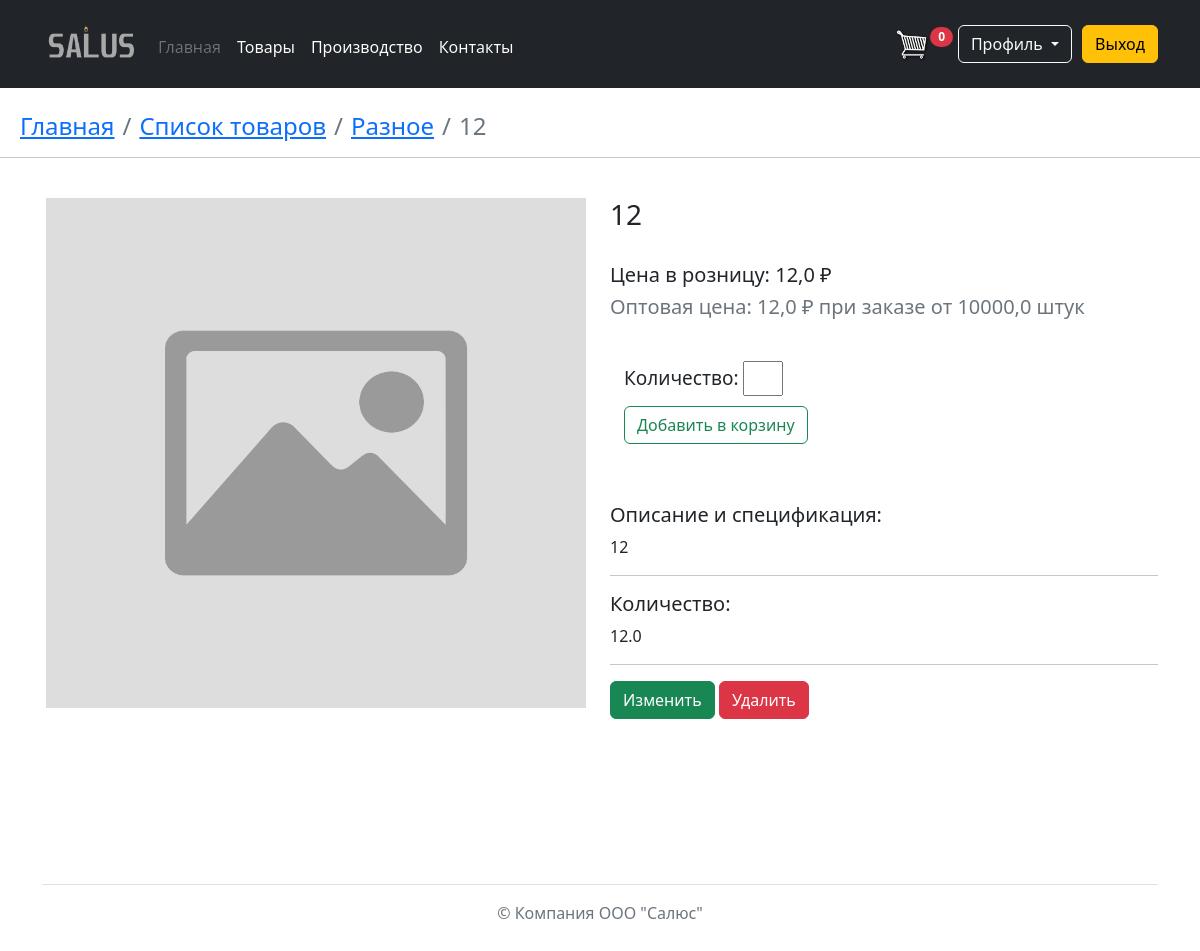
/product/2/ (signed in), run on the app's committed database.
### shop/models.py (models this page shows, shortened)
class Product(models.Model):
    category = models.ForeignKey(Category, related_name='products', on_delete=CASCADE, verbose_name='Категория')
    name = models.CharField(max_length=50, db_index=True, verbose_name='Название товара')
    description = models.TextField(max_length=1000, blank=True, verbose_name='Описание и спецификация')
    price = models.FloatField(validators=[MinValueValidator(Decimal('0.001'))], verbose_name='Цена')
    opt_price = models.FloatField(validators=[MinValueValidator(Decimal('0.01'))], verbose_name='Оптовая цена',  blank=True, null=True)
    opt_price_if = models.FloatField(validators=[MinValueValidator(Decimal('0'))], default=10000, verbose_name='Количество, необходимое для оптовой цены', blank=True, null=True)
    amount = models.FloatField(verbose_name='Количество')
    image = models.ImageField(upload_to='product/%Y/%m/%d', blank=True, null=True, verbose_name='Изображение')
    created = models.DateTimeField(auto_now_add=True)
    uploaded = models.DateTimeField(auto_now=True)
    class Meta:
        ordering = ('name',)
        verbose_name = 'Товар'
        verbose_name_plural = 'Товары'

class Category(models.Model):
    name = models.CharField(max_length=100, db_index=True, unique=True)
    slug = models.SlugField(max_length=100, unique=True)
    class Meta:
        ordering = ('name', )
        verbose_name = 'Категория'
        verbose_name_plural = 'Категории'
    def __str__(self):
        return self.name
    def get_absolute_url(self):
        return reverse('myshop:product_list_by_category', args=[self.slug])

### shop/views.py (the view)
# urls.py: path('<int:id>/', views.product_detail, name='product_detail'),
def product_detail(request, id):
    product = get_object_or_404(Product, id=id)
    cart_product_form = CartAddProductForm()
    return render(request, 'product/detail.html', {'product': product,
                                                        'cart_product_form': cart_product_form})

### cart/forms.py
class CartAddProductForm(forms.Form):
    quantity = forms.IntegerField(min_value= 1, label='Количество', widget=forms.NumberInput(attrs={'class': 'inpt_class'}))
    update = forms.BooleanField(required=False, initial=False, widget=forms.HiddenInput)

### cart/cart.py (called while the page is built)
    def __len__(self):
        return sum(item['quantity'] for item in self.cart.values())

### cart/context_processors.py (called while the page is built)
def cart(request):
    return {'cart': Cart(request)}

### templates/product/detail.html (shortened to what this page needs)
{% extends 'index.html' %}
{% load static %}
{% block container %}
<br>
<h4>
<nav aria-label="breadcrumb" style="margin-left: 20px;">
  <ol class="breadcrumb">
    <li class="breadcrumb-item"><a href="{% url 'home' %}">Главная</a></li>
      <li class="breadcrumb-item"><a href="{% url 'myshop:product_list' %}">Список товаров</a></li>
    <li class="breadcrumb-item"><a href="{{ product.category.get_absolute_url }}">{{product.category }}</a></li>
    <li class="breadcrumb-item active" aria-current="page">{{ product.name }}</li>
  </ol>
</nav>
</h4>
<hr><br>
<div class="d-flex">
    <div class="container">
        <div class="row">
            <aside class="col-lg-6">
                <article class="gallery-wrap" >
                    <img width="540px" height="510px" src="{% if product.image %}{{ product.image.url }}{% else %}{% static "img/no-image.png" %}{% endif %}">
                    </article>
            </aside>
            <div class="col-6" >
                    <H3 class="title text-dark"> {{ product.name }} </H3><BR>
                    <div class="">
                    <div class="mb-3">
                        <h5>Цена в розницу: {{ product.price }} ₽ </h5>
                        <h5 class="text-secondary">Оптовая цена: {{ product.opt_price }} ₽ при заказе от {{ product.opt_price_if }} штук</h5><br>
                        {% if user.is_authenticated %}
                    <form  style="margin-top: 10px; margin-left: 14px; font-size: 19px;" action="{% url 'cart:cart_add' product.id %}" method="post">
                        {{ cart_product_form }}
                        <br>
                        <input class="btn btn-outline-success" style="margin-top: 10px;" type="submit" value="Добавить в корзину">
                    </form>
                        {% else %}
                        Вы не вошли в аккаунт, поэтому не можете добавлять товары в корзину<br>
                  <a href="{% url 'login' %}" >Войти</a> Или <a href="{% url 'signup' %}"   >Зарегистрироваться</a>
            {% endif %}<br>
                    </div>
                    </div>
                    <H5 >Описание и спецификация:</H5>
                        <p style=
"width:600px; word-wrap:break-word;">{{ product.description }}</p>
                    <hr>
                    <h5>Количество:</h5> {{ product.amount|linebreaks }}
                        <hr>
                {% if user.role == 1 %}
                        <a href="{%url 'myshop:product_update' product.id %}" type="button" class="btn btn-success">Изменить</a>
                        <a href="{%url 'myshop:product_delete' product.id %}" type="button" class="btn btn-danger">Удалить</a>
                {% endif %}
            </div>
        </div>
    </div>
</div>
<br>
<br>
<br>
<br>
<br>
{% endblock container %}

### templates/product/detail.html (style rules this page uses)
.row { --bs-gutter-x: 1.25rem; --bs-gutter-y: 0; display: flex; flex-wrap: wrap; margin-top: calc(var(--bs-gutter-y) * -1); margin-right: calc(var(--bs-gutter-x) / -2); margin-left: calc(var(--bs-gutter-x) / -2); }
.gallery-wrap { display: block; text-align: center; margin-bottom: 1rem; overflow: hidden; background-color: #fff; }
p { margin-top: 0; margin-bottom: 1rem; }
.inpt_class { width: 40px; }

### data on the page
Product: category "Разное", name "12", price "12,0", opt_price "12,0", opt_price_if "10000,0", description "12", amount "12.0"
